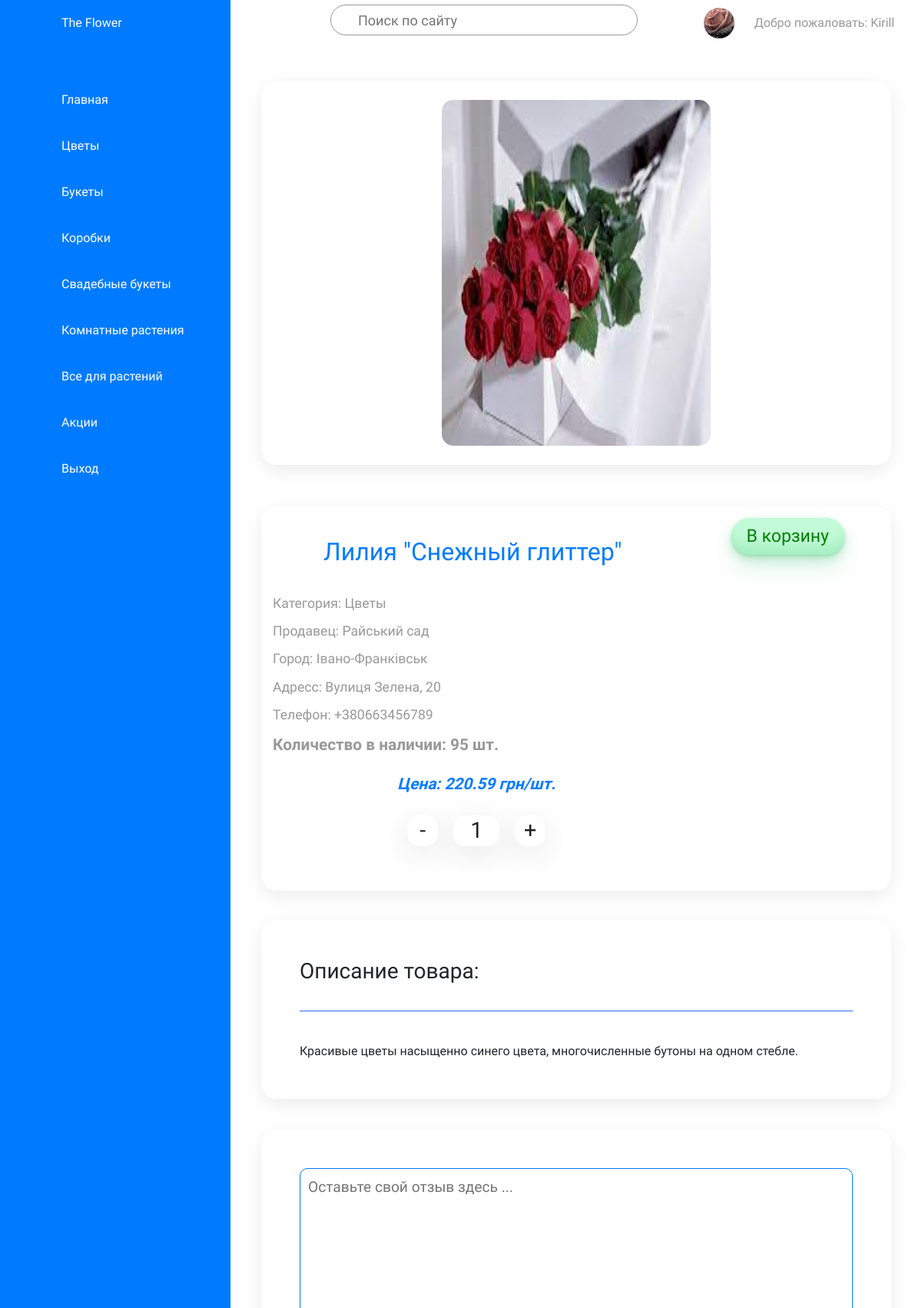
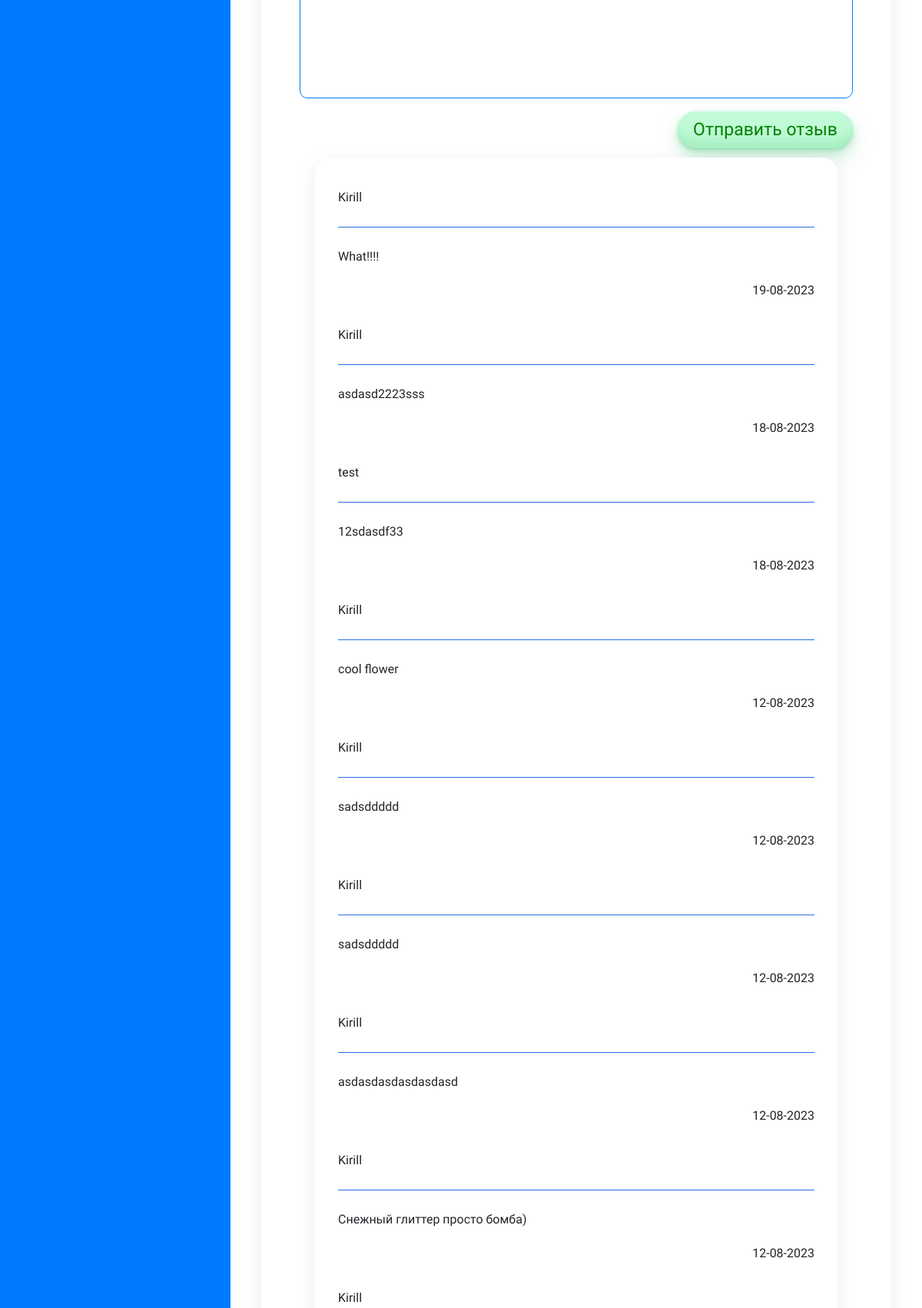
/category/details/143/16/ (signed in, upper part), run on the app's committed database (2 pictures, top to bottom).
### products/models.py (models this page shows, shortened)
class Category(models.Model):
    category = models.CharField(max_length=200)
    image = models.ImageField(upload_to='categories', blank=True, null=True)
    icon = models.CharField(max_length=50)
    def __str__(self):
        return self.category
    class Meta:
        verbose_name = "category"
        verbose_name_plural = "categories"

class Product(models.Model):
    title = models.CharField(max_length=200)
    description = models.TextField(blank=True, null=True)
    amount = models.PositiveIntegerField()
    price = models.DecimalField(max_digits=10, decimal_places=2)
    image = models.ImageField(upload_to='products', blank=True, null=True)
    shop_id = models.ForeignKey('shops.Shop', on_delete=models.CASCADE)
    category_id = models.ForeignKey(Category, on_delete=models.CASCADE)
    class Meta:
        verbose_name = "product"
        verbose_name_plural = "products"

class Review(models.Model):
    review = models.TextField(blank=True, null=True)
    stars = models.PositiveSmallIntegerField()
    date = models.DateField(auto_now_add=True, blank=True)
    shop_id = models.ForeignKey('shops.Shop', on_delete=models.CASCADE)
    product_id = models.ForeignKey(Product, on_delete=models.CASCADE)
    user_id = models.ForeignKey('users.CustomUser', on_delete=models.CASCADE)
    class Meta:
        verbose_name = "review"
        verbose_name_plural = "reviews"
        ordering = ["-date"]

### users/models.py (models this page shows)
class CustomUser(AbstractUser):
    STATUS = (
        ('customer', 'customer'),
        ('owner', 'owner'),
        ('cashier', 'cashier'),
    )
    email = models.EmailField(unique=True)
    status = models.CharField(max_length=64, choices=STATUS, default='customer')
    phone = models.CharField(max_length=20, null=True)
    image = models.ImageField(upload_to='users', blank=True, null=True)
    def __str__(self):
        return self.username

### shops/models.py (models this page shows)
class Shop(models.Model):
    name = models.CharField(max_length=200)
    city = models.CharField(max_length=200)
    district = models.CharField(max_length=200)
    country = models.CharField(max_length=200)
    address = models.TextField(blank=True, null=True)
    phone = models.CharField(max_length=20)
    email = models.EmailField()
    social = models.JSONField(default=social_default_value)
    image = models.ImageField(upload_to='shops', blank=True, null=True)
    slug = models.SlugField(default='', null=False)
    def __str__(self):
        return self.name
    class Meta:
        verbose_name = "shop"
        verbose_name_plural = "shops"
        ordering = ('city',)

### products/views.py (the view, shortened to what this page needs)
# urls.py: path("details/<int:pk>/<int:shop_id>/", views.details, name="details"),
def details(request, pk, shop_id):
    cat = Category.objects.all()
    prod = Product.objects.filter(pk=pk)
    reviews = Review.objects.filter(product_id=pk)
    shop = Shop.objects.get(pk=shop_id)
    context = {'products': prod,'categories': cat, 'shop_id': shop_id, 'reviews': reviews, }
    form = SendReview()
    context['formReview'] = form
    return render(request, "products/products_details.html", context=context)

### products/forms.py
class SendReview(forms.ModelForm):
    review = forms.CharField(
        max_length=2000,
        widget=forms.Textarea(attrs={'placeholder':'Оставьте свой отзыв здесь ... '}),
        label='',
    )
    class Meta:
        model = Review
        fields = ['review']

### products/templates/products/products_details.html (shortened to what this page needs)
{% extends "shops/base.html" %}
{% load static %}
{% block extra_head %}
  <link rel="stylesheet" href='{%static "css/product_details.css" %}' />
{% endblock %}
{% block navigation %}
  {% for category in categories %}
  <li class="nonauth">
    <a href="{% url 'prodcategory' category_id=category.pk  shop_id=shop_id %} ">
      <span class="icon"><ion-icon name={{category.icon}}></ion-icon></span>
      <span class="title">{{category.category}}</span>
    </a>
  </li>
  {% endfor %}
{% endblock %}
{% block content %}
    <div class="detail">
        <div class="imageCard">
            <img src="{{products.first.image.url}}" alt="">
        </div>
        <div class="info">
            <div class="title">{{products.first.title}}</div>
            <div class="category">Категория: {{products.first.category_id}}</div>
            <div class="shop">Продавец: {{products.first.shop_id}}</div>
            <div class="city">Город: {{products.first.shop_id.city}}</div>
            <div class="address">Адресс: {{products.first.shop_id.address}}</div>
            <div class="phone">Телефон: {{products.first.shop_id.phone}}</div>
            <div class="amount">Количество в наличии: {{products.first.amount}} шт.</div>
            <div class="price">Цена: {{products.first.price}} грн/шт.</div>
            <div class="count">
              <div class="minus">-</div>
              <div class="number" data-amount="{{products.first.amount}}">1</div>
              <div class="plus">+</div>
            </div>
            <div class="buttonCart">
                <button type="submit">В корзину</button>
            </div>
        </div>
    </div>
        <div class="description">
            <h3>Описание товара:</h3>
            <hr align="center" width=auto size="3" color="#287bff" />
            <br>
            <span>{{products.first.description}}</span>
        </div>
        <div class="reviewArea">
            <form method="POST">
            <div class="sendReviews">
                {{formReview}}
                <div class="buttonSubmit">
                    <button type="submit" name="sendRewiew">Отправить отзыв</button>
                </div>
            </div>
            </form>
            <div class="review">
                {% for review in reviews %}
                <div class="userName">{{review.user_id}}</div>
                <hr align="center" width=auto size="3" color="#287bff" />
                <div class="userReview">{{review.review}}</div>
                <div class="dateReview">{{review.date|date:"d-m-Y"}}</div>
                <br>
                {% empty %}
                <div class="review">
                    <div class="userName">По этому товару еще нет отзывов... Будьте первым</div>
                    <hr align="center" width=auto size="3" color="#287bff" />
                </div>
                {% endfor %}
            </div>
        </div>
{% endblock %}

### shops/templates/shops/base.html (shortened to what this page needs)
{% load static %}
<!DOCTYPE html>
<html>
<head>
	<link rel="stylesheet" type="text/css" href='{%static "css/base.css" %}'>
	<link rel="stylesheet" href="https://maxcdn.bootstrapcdn.com/bootstrap/4.0.0-beta/css/bootstrap.min.css">
	{% block extra_head %}{% endblock %}
</head>
<body>
	<div class="contanier">
		<div class="navigation" onclick="cityHide()">
			<ul>
				<li>
					<a href="#">
						<span class="icon"></span>
						<span class="title">The Flower</span>
					</a>
				</li>
				<li>
					<a href="\">
						<span class="icon"></span>
						<span class="title">Главная</span>
					</a>
				</li>
				{% block navigation %}
				{% endblock %}
				{% if request.user.is_authenticated  %}
					<li>
						<a href="{%url 'logout'%}">
							<span class="icon"></span>
							<span class="title">Выход</span>
						</a>
					</li>
				{% endif %}
			</ul>
		</div>
		<div class="main">
			<div class="topbar">
				<div class="toggle">
				</div>
				<div class="search prevent-select">
					<label>
						<input type="text" placeholder="Поиск по сайту">
					</label>
				</div>
				<div class="username prevent-select">
					{% if request.user.is_authenticated %}
					<div class="user">
						<a href="{% url 'profile' pk=request.user.pk %}">
						{% if request.user.image%}
						<img src="{{request.user.image.url}}" alt="">
						{% else %}
						<img src="/media/users/avatar.jpg" alt="">
						{% endif %}
						</a>
					</div>
					Добро пожаловать: {{request.user.username}}
					{%  else %}
					<a href="{% url 'login' %}">Войдите</a> или <a href="{% url 'register' %}">зарегестрируйтесь</a>
					{% endif %}
				</div>
			</div>
			<div class="content">
				{% block content %}
				{% endblock %}
			</div>
	</div>
</div>
</body>
</html>

### shops/static/css/base.css (style rules this page uses)
* { margin: 0; padding: 0; box-sizing: border-box; font-family: 'Ubuntu', sans-serif; }
:root { --blue: #287bff; --white: #fff; --grey: #f5f5f5; --black1: #222; --black2: #999; --blue1: #84b2fa; --green: #47eb0c; }
body { min-height: 100vh; overflow-x: hidden; }
a { text-decoration: none; }
.contanier { position: relative; width: 100%; }
.navigation { position: fixed; width: 300px; height: 100%; background: var(--blue); border-left: 10px solid var(--blue); transition: 0.5s; overflow: hidden; }
.navigation ul { position: absolute; top: 0; left: 0; width: 100%; }
.navigation ul li { position: relative; width: 100%; list-style: none; border-top-left-radius: 30px; border-bottom-left-radius: 30px; }
.navigation ul li:nth-child(1) { margin-bottom: 40px; pointer-events: none; }
.navigation ul li a { position: relative; display: block; width: 100%; display: flex; text-decoration: none; color: var(--white); }
.navigation ul li a .icon { position: relative; display: block; min-width: 60px; height: 60px; line-height: 70px; text-align: center; }
.navigation ul li a .title { position: relative; display: block; padding: 0 10px; height: 60px; line-height: 60px; text-align: start; white-space: nowrap; }
.prevent-select { -webkit-user-select: none; -ms-user-select: none; user-select: none; }
.main { position: absolute; width: calc(100% - 300px); left: 300px; height: calc(100% - 100px); background: var(--white); transition: 0.5s; }
.topbar { width: 100%; height: 60px; display: flex; justify-content: space-between; align-items: center; padding: 0 10px; }
.topbar .username a { text-decoration: none; color: var(--blue); font-size: 1.1em; }
.toggle { position: relative; top: 0; width: 60px; height: 60px; display: flex; justify-content: center; align-items: center; font-size: 2.5em; cursor: pointer; }
.search { position: relative; width: 400px; margin: 0 10px; }
.search label { position: relative; width: 100%; }
.search label input { width: 100%; height: 40px; border-radius: 40px; padding: 5px 20px; padding-left: 35px; font-size: 18px; outline: none; border: 1px solid var(--black2); }
.username { display: flex; position: relative; color: var(--black2); flex-direction: row; align-items: center; width: 300px; justify-content: space-evenly; text-align: center; }
.user { position: relative; width: 40px; height: 40px; border-radius: 50%; overflow: hidden; cursor: pointer; }
.user img { position: absolute; top: 0; left: 0; width: 100%; height: 100%; object-fit: cover; }

### data on the page
Category: category "Цветы"
Category: category "Букеты"
Category: category "Коробки"
Category: category "Свадебные букеты"
Category: category "Комнатные растения"
Category: category "Все для растений"
Category: category "Акции"
CustomUser: user.image (picture), user.username "Kirill"
Product: first.image (picture), first "Лилия \"Снежный глиттер\"", first.category_id "Цветы", first.shop_id "Райський сад", first.shop_id.city "Івано-Франківськ", first.shop_id.address "Вулиця Зелена, 20", first.shop_id.phone "+380663456789", first.amount "95", first.price "220.59", first.description "Красивые цветы насыщенно синего цвета, многочисленные бутоны на одном стебле."
Review: user_id "Kirill", review "What!!!!", date "19-08-2023"
Review: user_id "Kirill", review "asdasd2223sss", date "18-08-2023"
Review: user_id "test", review "12sdasdf33", date "18-08-2023"
Review: user_id "Kirill", review "cool flower", date "12-08-2023"
Review: user_id "Kirill", review "sadsddddd", date "12-08-2023"
Review: user_id "Kirill", review "sadsddddd", date "12-08-2023"
Review: user_id "Kirill", review "asdasdasdasdasdasd", date "12-08-2023"
Review: user_id "Kirill", review "Снежный глиттер просто бомба)", date "12-08-2023"
Review: user_id "Kirill"
